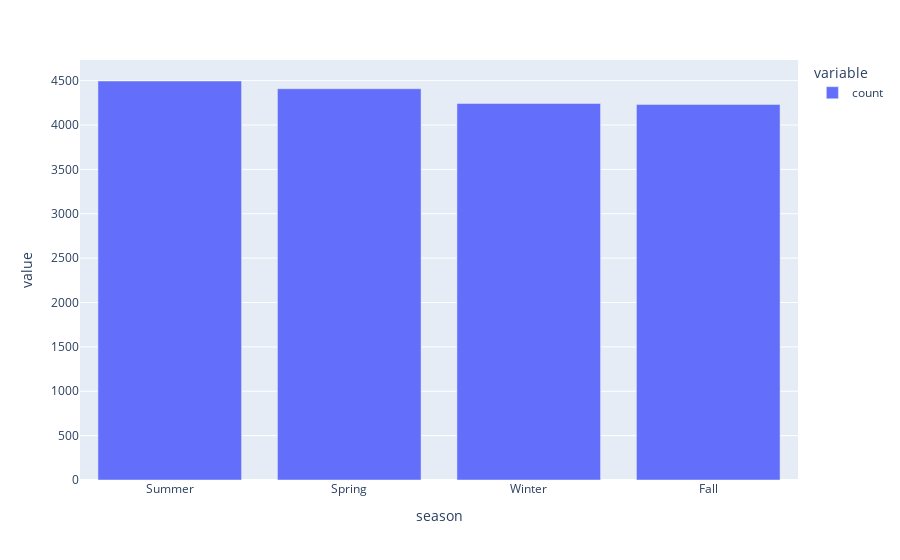

This figure's notebook cell:
### Markdown cell above
Ademas, visualicemos histogramas con la ocurrencia de las difentes categórias para las variables categoricas:

### Code cell
data_raw['season'].value_counts().plot.bar()

### Figure 1 — Plotly figure (JSON) as saved in the notebook; plotly's stock layout.template omitted (floating-point values rounded to 4 significant figures)
{"data": [{"alignmentgroup": "True", "hovertemplate": "variable=count<br>season=%{x}<br>value=%{y}<extra></extra>", "legendgroup": "count", "marker": {"color": "#636efa", "pattern": {"shape": ""}}, "name": "count", "offsetgroup": "count", "orientation": "v", "showlegend": true, "textposition": "auto", "type": "bar", "x": ["Summer", "Spring", "Winter", "Fall"], "xaxis": "x", "y": [4496, 4409, 4242, 4232], "yaxis": "y"}], "layout": {"barmode": "relative", "legend": {"title": {"text": "variable"}, "tracegroupgap": 0}, "margin": {"t": 60}, "xaxis": {"anchor": "y", "domain": [0, 1], "title": {"text": "season"}}, "yaxis": {"anchor": "x", "domain": [0, 1], "title": {"text": "value"}}}}
